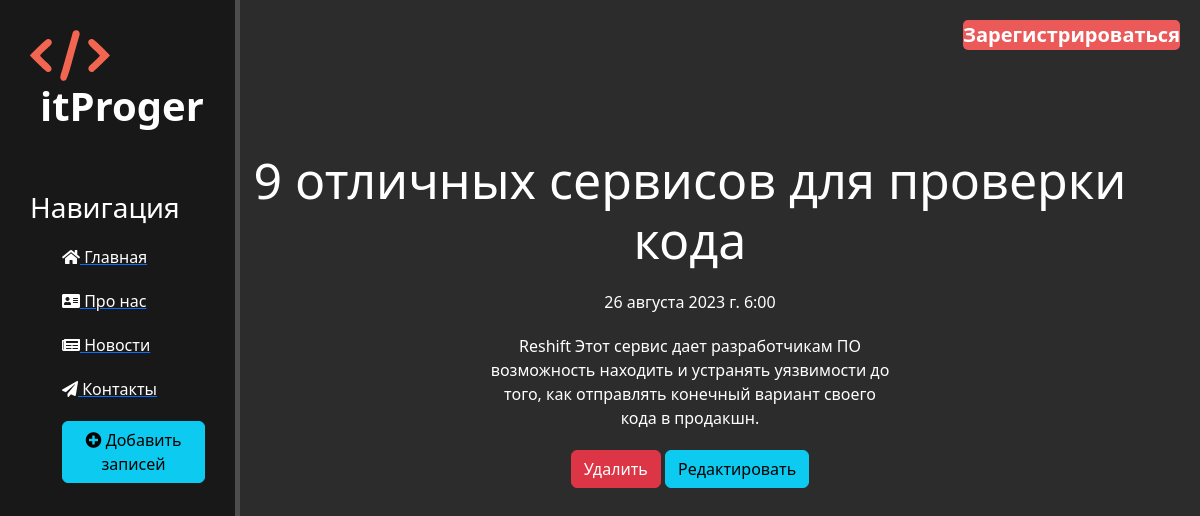
The page /news/2 on the database its author committed.
### news/models.py (models this page shows, shortened)
class Articles(models.Model):
    objects = None
    title = models.CharField("название", max_length=50)
    anons = models.CharField("Анонс", max_length=250)
    full_text = models.TextField("Статия")
    date = models.DateTimeField("Дата публикации")
    class Meta:
        verbose_name = "Новость"
        verbose_name_plural = "Новости"

### news/views.py (the view)
# urls.py: path('<int:pk>', views.NewsDetailView.as_view(), name='news_detail'),
class NewsDetailView(DetailView):
    model = Articles
    template_name = 'news/news_detail.html'
    context_object_name = 'article'

### news/templates/news/news_detail.html (shortened to what this page needs)
{% extends 'main/leyaut.html' %}
{% block content %}
    <div class="features">
        <h1>{{ article.title }}</h1>
        <p>{{ article.date }}</p>
        <p>{{ article.full_text }}</p>
        <a href="{% url 'delete' article.id %}" class="btn btn-danger">Удалить</a>
        <a href="{% url 'update' article.id %}" class="btn btn-info">Редактировать</a>
    </div>
{% endblock %}

### main/static/main/css/style.css (style rules this page uses)
body { background-color: #2c2c2c; background-color: #2c2c2c; }
.body { background-color: #2c2c2c; }
main .features { float: left; color: #fff; margin-top: 100px; text-align: center; width: 75%; }
main .features h1 { font-size: 50px; }
main .features p { max-width: 400px; margin: 20px auto; }

### rows shown on the page
Articles: title "9 отличных сервисов для проверки кода", date "26 августа 2023 г. 6:00", full_text "Reshift Этот сервис дает разработчикам ПО возможность находить и устранять уязвимости до того, как отправлять конечный вариант своего кода в продакшн."
